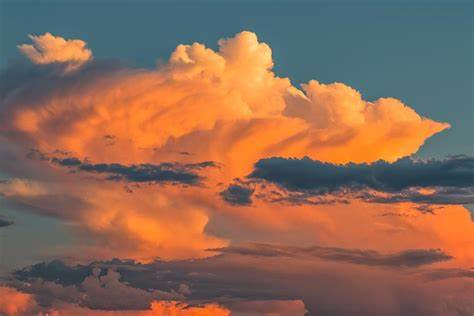
#> input picture img/img_1.png, 474 x 316 px
$ python '04绘制矩形.py'
#> lines starting #> are read from the running program, lines starting #| are printed output that depends on the picture
import cv2 as cv

# 获取图片
img = cv.imread("img/img_1.png")
#> img is the input picture: shape (316, 474, 3); mean B, G, R 86.2, 104.8, 142
# 坐标
x, y, w, h = 100, 100, 100, 100
# 绘制矩形
cv.rectangle(img, (x, y, x + w, y + h), color=(0, 0, 255), thickness=1)
# 绘制圆形
cv.circle(img, center=(x + w, y + h), radius=100, color=(255, 0, 0), thickness=5)
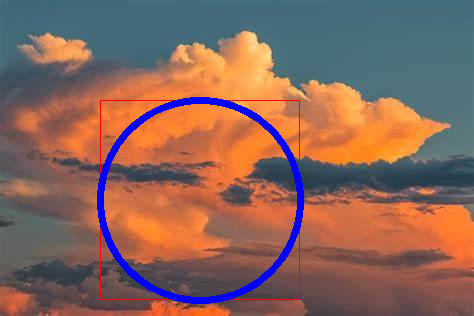
#> img: shape (316, 474, 3); mean B, G, R 91.3, 101.5, 137.5
# 显示
cv.imshow('img',img)
# 等待
while True:
    if ord("q") == cv.waitKey(0):
#> (key q is pressed here)
        break
# 显示图片
cv.imshow('read_img', img)
# 等待
cv.waitKey(0)
# 释放内存
cv.destroyWindow()

$ run again, with img/img_2.png copied over img/img_1.png
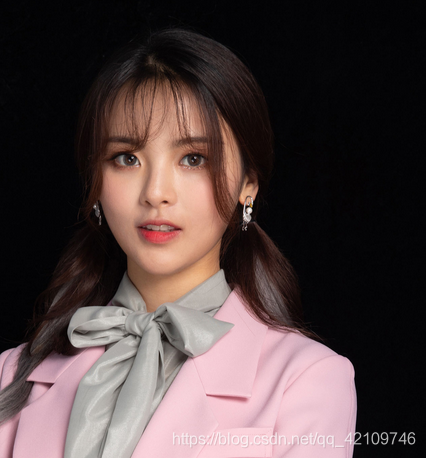
#> input picture img/img_2.png, 426 x 458 px
#> img is the input picture: shape (458, 426, 3); mean B, G, R 64.3, 64.7, 79.4
#> `cv.circle(img, center=(x + w, y + h), radius=100, color=(255, 0, 0), t..`:
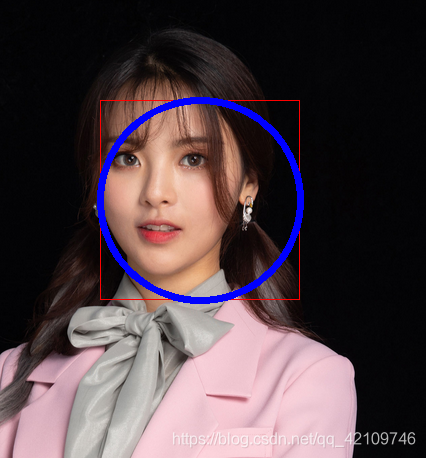
#> img: shape (458, 426, 3); mean B, G, R 68.8, 63.3, 78.2

$ run again, with img/img_3.png copied over img/img_1.png
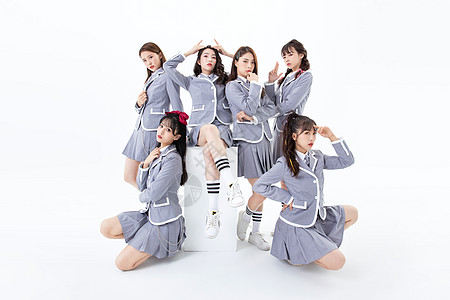
#> input picture img/img_3.png, 450 x 300 px
#> img is the input picture: shape (300, 450, 3); mean B, G, R 227.9, 223.6, 224.6
#> `cv.circle(img, center=(x + w, y + h), radius=100, color=(255, 0, 0), t..`:
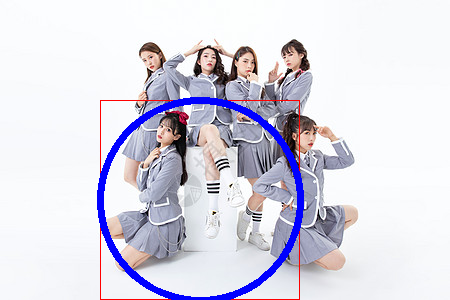
#> img: shape (300, 450, 3); mean B, G, R 228.6, 216.6, 218.6

$ run again, with img/img_4.png copied over img/img_1.png
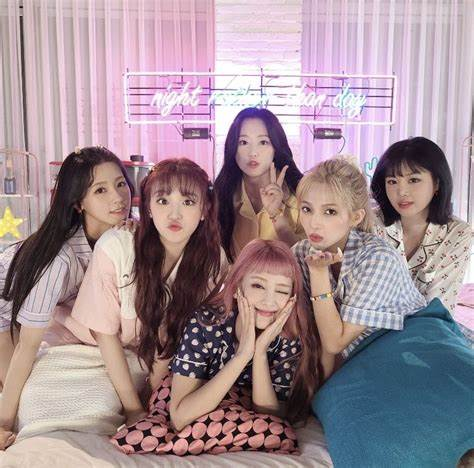
#> input picture img/img_4.png, 474 x 468 px
#> img is the input picture: shape (468, 474, 3); mean B, G, R 148.7, 142.1, 161.5
#> `cv.circle(img, center=(x + w, y + h), radius=100, color=(255, 0, 0), t..`:
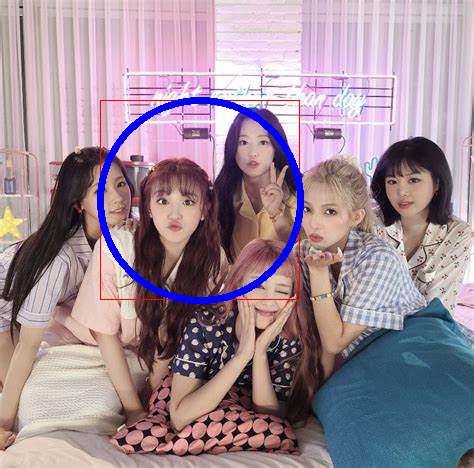
#> img: shape (468, 474, 3); mean B, G, R 150.6, 139.1, 158.5
